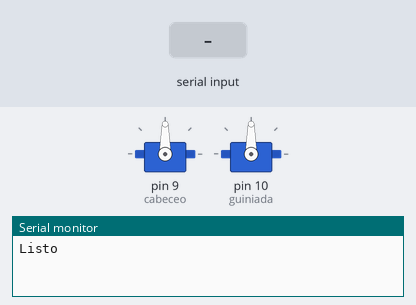
Recording of a sketch running on a simulated Arduino Uno, built with avr-gcc and run on an emulated ATmega328P. Parts: 2 × servo, the last lines printed to the serial monitor. The inputs (shaded band) are chosen by the test bench.

Above: at 1.2 s.
1.3 s: "90,45\n" received over Serial
At 1.9 s:
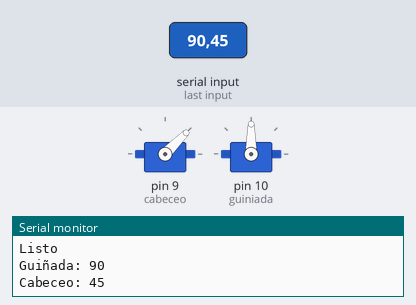
2.8 s: "30,150\n" received over Serial
At 3.1 s:
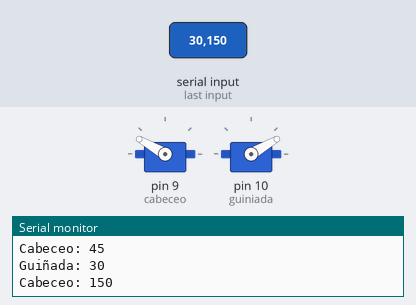
Timing chart, 0 to 5.8 s (numbered marks = the images above; inputs shaded):
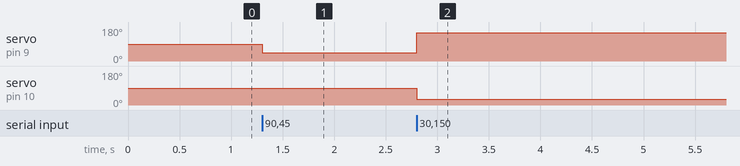

The sketch:

pruebaServos.ino
```cpp
#include <Servo.h>


  int entrante;
  const int TAM=2;    //Tamaño del arreglo de servos
  int servos[TAM];
  int indice=0; //Indice para recorrer el arreglo de servos
  int aux;      //Usado para limpiar el buffer
  Servo cabeceo;
  Servo guiniada;


  void setup() {
  Serial.begin(115200);
  cabeceo.attach(9);
  guiniada.attach(10);
  Serial.println("Listo");
  }

void loop() {

if(Serial.available()>0){
  servos[indice]=Serial.parseInt(); //Interpreta como entero el valor ingresado por UART
  indice++;
  aux=Serial.read();    //Limpia el buffer de salto de linea y retorno de carro
  aux=Serial.read();

  }
  if(indice==(TAM)){
      Serial.print("Guiñada: ");
      Serial.println(servos[0], DEC);
      guiniada.write(servos[0]);

      Serial.print("Cabeceo: ");
      Serial.println(servos[1], DEC);
      cabeceo.write(servos[1]);
      indice=0;
    }
}//Fin loop
```

Measured:
- after the input at 1.3 s, servo on pin 9 (cabeceo): 90° → 45° at once
- after the input at 2.8 s, servo on pin 9 (cabeceo): 45° → 150° at once; servo on pin 10 (guiniada): 90° → 30° at once
